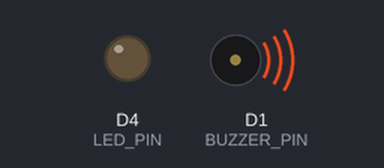
The sketch below on a simulated ESP8266 (NodeMCU). Parts: output pins drawn as LEDs (lit = HIGH), buzzer (waves = sounding).

Above: at 1.2 s.
At 30.7 s:
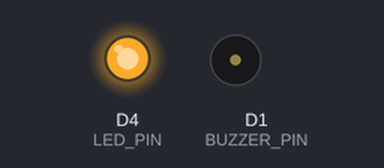
Timing chart, 0 to 37.2 s (numbered marks = the images above):
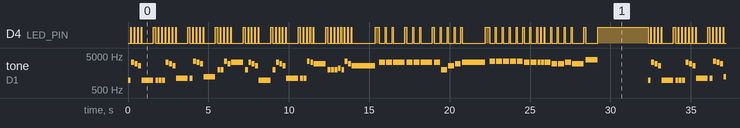

Measured:
- by itself, D4 (LED_PIN): moves between LOW and HIGH, repeating every 32.3 s
- by itself, tone on D1 (BUZZER_PIN): plays 980 Hz for 0.18 s, 3296 Hz for 0.18 s, 2936 Hz for 0.18 s, 2616 Hz for 0.18 s, 980 Hz for 0.73 s, 980 Hz for 0.18 s … (288 notes in this stretch)

The sketch:

JingleBells_Original_Scalable_LED.ino
```cpp
/**
 * @file JingleBells_Original_Scalable_LED.ino
 * @author Sujan S.
 * @brief Professional buzzer music engine using original piano frequencies,
 *        global frequency scaling, official tempo, and LED–sound synchronization.
 *
 * Behavior:
 *  - LED turns ON exactly when the buzzer sounds
 *  - LED turns OFF only during articulation gaps or rests
 *
 * NOTE:
 *  - On ESP8266 / ESP32, LED_BUILTIN is ACTIVE-LOW
 *    LOW  = LED ON
 *    HIGH = LED OFF
 */

#include <Arduino.h>

// ===============================
// HARDWARE CONFIG
// ===============================
static const uint8_t BUZZER_PIN = D1;
static const uint8_t LED_PIN    = LED_BUILTIN;

// ===============================
// GLOBAL FREQUENCY SCALING
// ===============================
// 1.0  → exact piano pitch
// >1.0 → shifted upward (buzzer sweet spot)
static const float SCALE = 5.0f;

// ===============================
// TEMPO ENGINE
// ===============================
static const uint16_t BPM = 140;
static const uint32_t WHOLE_NOTE_MS = (60000UL * 4) / BPM;

// ===============================
// MUSICAL DURATIONS (FRACTIONS)
// ===============================
#define W  1.0f
#define H  0.5f
#define Q  0.25f
#define E  0.125f

// ===============================
// ARTICULATION
// ===============================
static const float GAP_RATIO = 0.15f;   // 15% silence between notes

// ===============================
// BASE PIANO FREQUENCIES (Hz)
// Order: G A B C D E F
// ===============================
static const float LOW_OCTAVE[]  = { 196.0, 220.0, 247.9, 261.6, 293.7, 329.6, 349.2 };
static const float MID_OCTAVE[]  = { 392.0, 440.0, 493.9, 523.3, 587.3, 659.3, 698.5 };
static const float HIGH_OCTAVE[] = { 784.0, 880.0, 987.8, 1046.5, 1174.7, 1318.5, 1396.9 };

// ===============================
// NOTE INDEX RESOLUTION
// ===============================
int noteIndex(char note) {
  switch (note) {
    case 'G': return 0;
    case 'A': return 1;
    case 'B': return 2;
    case 'C': return 3;
    case 'D': return 4;
    case 'E': return 5;
    case 'F': return 6;
    default:  return -1;   // Rest / invalid
  }
}

// ===============================
// PLAY ENGINE (LED-SYNCED)
// ===============================
void playNote(char note, char octave, float durationFrac) {

  const uint32_t durationMs = (uint32_t)(WHOLE_NOTE_MS * durationFrac);

  // REST
  if (note == 'R') {
    digitalWrite(LED_PIN, HIGH);   // LED OFF
    delay(durationMs);
    return;
  }

  const int idx = noteIndex(note);
  if (idx < 0) {
    digitalWrite(LED_PIN, HIGH);   // LED OFF
    delay(durationMs);
    return;
  }

  const float baseFreq =
      (octave == 'L') ? LOW_OCTAVE[idx]  :
      (octave == 'H') ? HIGH_OCTAVE[idx] :
                        MID_OCTAVE[idx];

  const uint16_t freq = (uint16_t)(baseFreq * SCALE);

  const uint32_t gapMs  = (uint32_t)(durationMs * GAP_RATIO);
  const uint32_t noteMs = durationMs - gapMs;

  // ===== NOTE ON =====
  tone(BUZZER_PIN, freq);
  digitalWrite(LED_PIN, LOW);    // LED ON (active-low)
  delay(noteMs);

  // ===== NOTE OFF (GAP) =====
  noTone(BUZZER_PIN);
  digitalWrite(LED_PIN, HIGH);   // LED OFF
  delay(gapMs);
}

// ===============================
// VERSE (LYRICALLY VERIFIED)
// ===============================
void playVerse() {

  playNote('G','L',E); playNote('E','M',E); playNote('D','M',E); playNote('C','M',E); playNote('G','L',H);
  playNote('G','L',E); playNote('G','L',E); playNote('G','L',E);
  playNote('E','M',E); playNote('D','M',E); playNote('C','M',E); playNote('A','L',H);

  playNote('A','L',E); playNote('F','M',E); playNote('E','M',E); playNote('D','M',E); playNote('B','L',H);
  playNote('G','M',E); playNote('G','M',E); playNote('F','M',E); playNote('D','M',E); playNote('E','M',H);

  playNote('G','M',E); playNote('E','M',E); playNote('D','M',E); playNote('C','M',E); playNote('G','L',H);
  playNote('G','M',E); playNote('E','M',E); playNote('D','M',E); playNote('C','M',E); playNote('A','L',H);

  playNote('A','L',E); playNote('A','L',E); playNote('F','M',E); playNote('E','M',E); playNote('D','M',H);
  playNote('G','M',E); playNote('G','M',E); playNote('G','M',E);
  playNote('A','M',E); playNote('G','M',E); playNote('F','M',E); playNote('D','M',E);

  playNote('C','M',W);
}

// ===============================
// CHORUS
// ===============================
void playChorus() {

  playNote('E','M',Q); playNote('E','M',Q); playNote('E','M',H);
  playNote('E','M',Q); playNote('E','M',Q); playNote('E','M',H);

  playNote('E','M',Q); playNote('G','M',Q); playNote('C','M',Q); playNote('D','M',Q);
  playNote('E','M',W);

  playNote('F','M',Q); playNote('F','M',Q); playNote('F','M',Q); playNote('F','M',Q);
  playNote('F','M',Q); playNote('E','M',Q); playNote('E','M',Q);
  playNote('E','M',E); playNote('E','M',E);

  playNote('E','M',Q); playNote('D','M',Q); playNote('D','M',Q); playNote('E','M',Q);
  playNote('D','M',H);
  playNote('G','H',H); // "HEY!"
}

// ===============================
// ARDUINO LIFECYCLE
// ===============================
void setup() {
  pinMode(BUZZER_PIN, OUTPUT);
  pinMode(LED_PIN, OUTPUT);
  digitalWrite(LED_PIN, HIGH);   // LED OFF (active-low)
}

void loop() {
  playVerse();
  playChorus();
  delay(3000);
}
```
